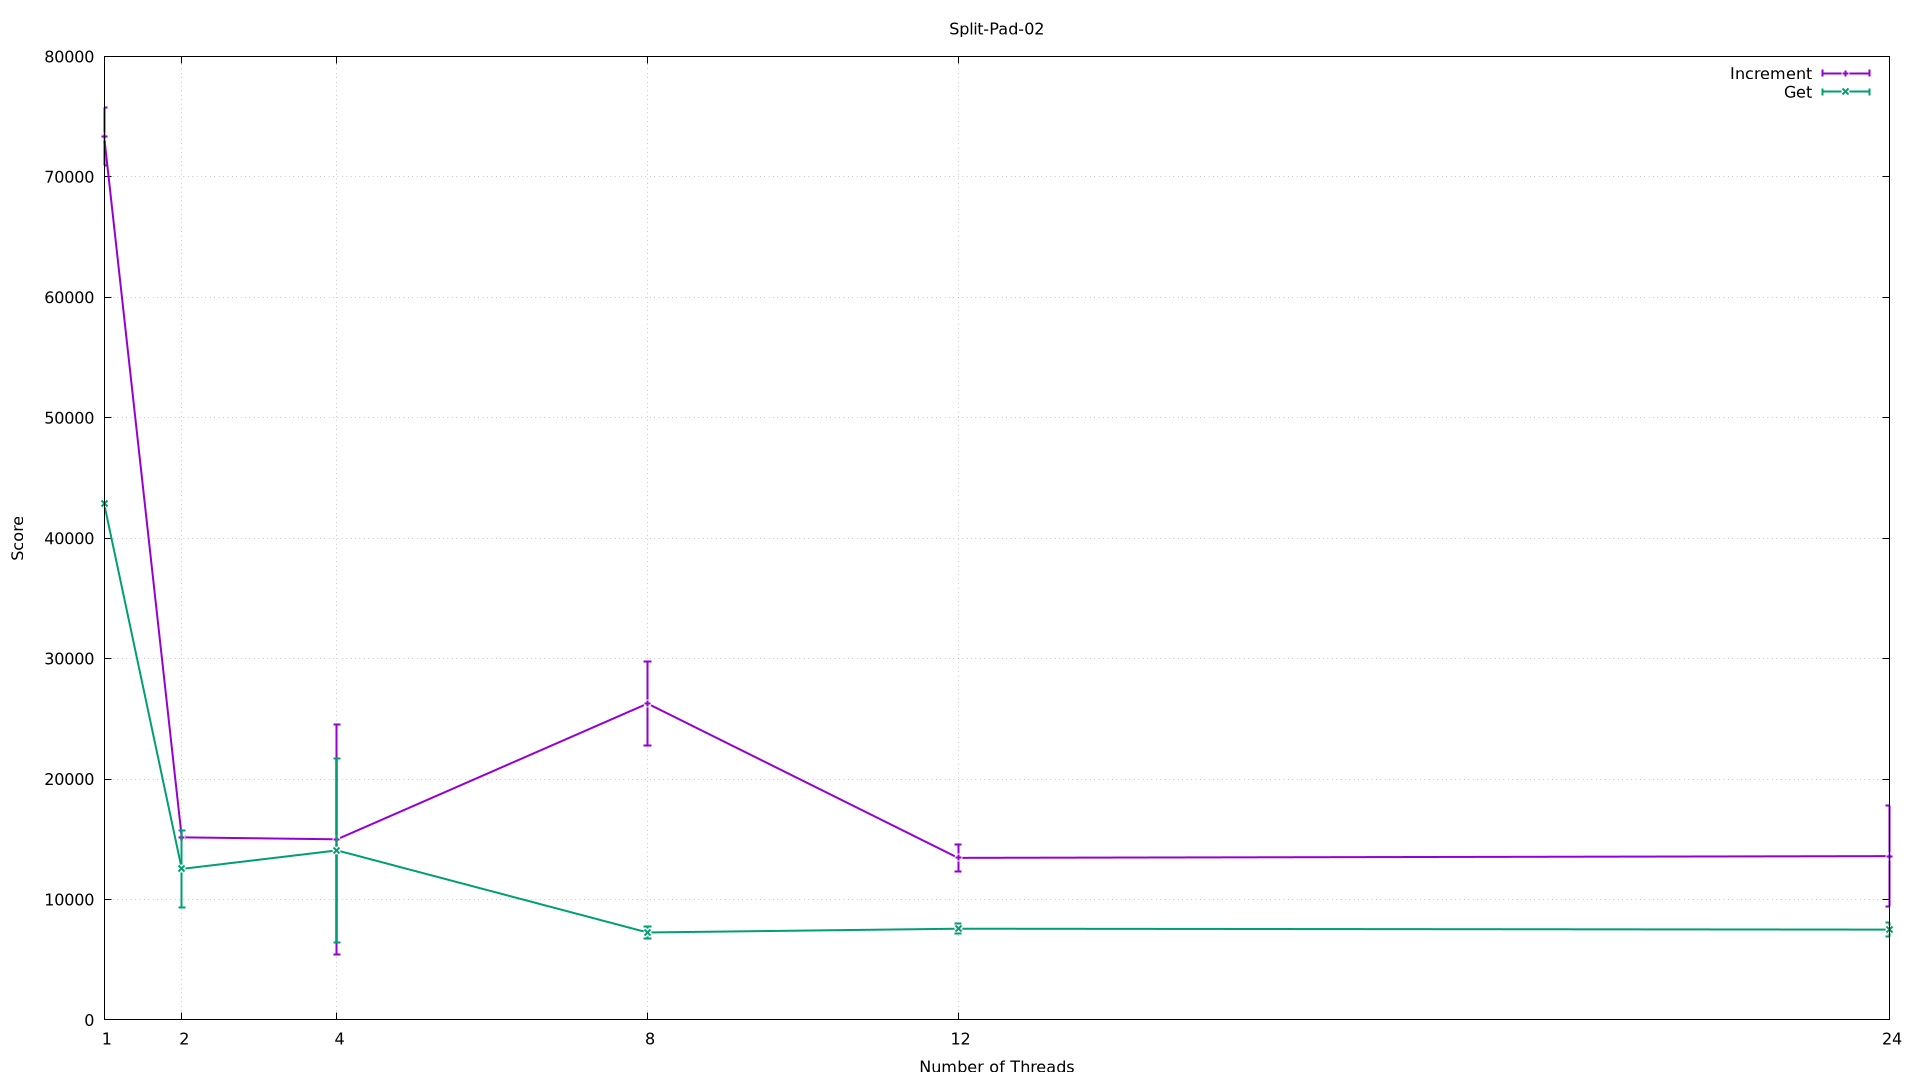

Source code (gnuplot):
set terminal pngcairo size 1920,1080
set output 'Split-Pad-02.png'
set title 'Split-Pad-02'
set xlabel 'Number of Threads'
set xtics (1, 2, 4, 8, 12, 24)
set ylabel 'Score'
set yrange [0:*]
set grid
plot 'Split-Pad-02.dat' index 0 title 'Increment' with yerrorlines linewidth 2, \
     'Split-Pad-02.dat' index 1 title 'Get' with yerrorlines linewidth 2
